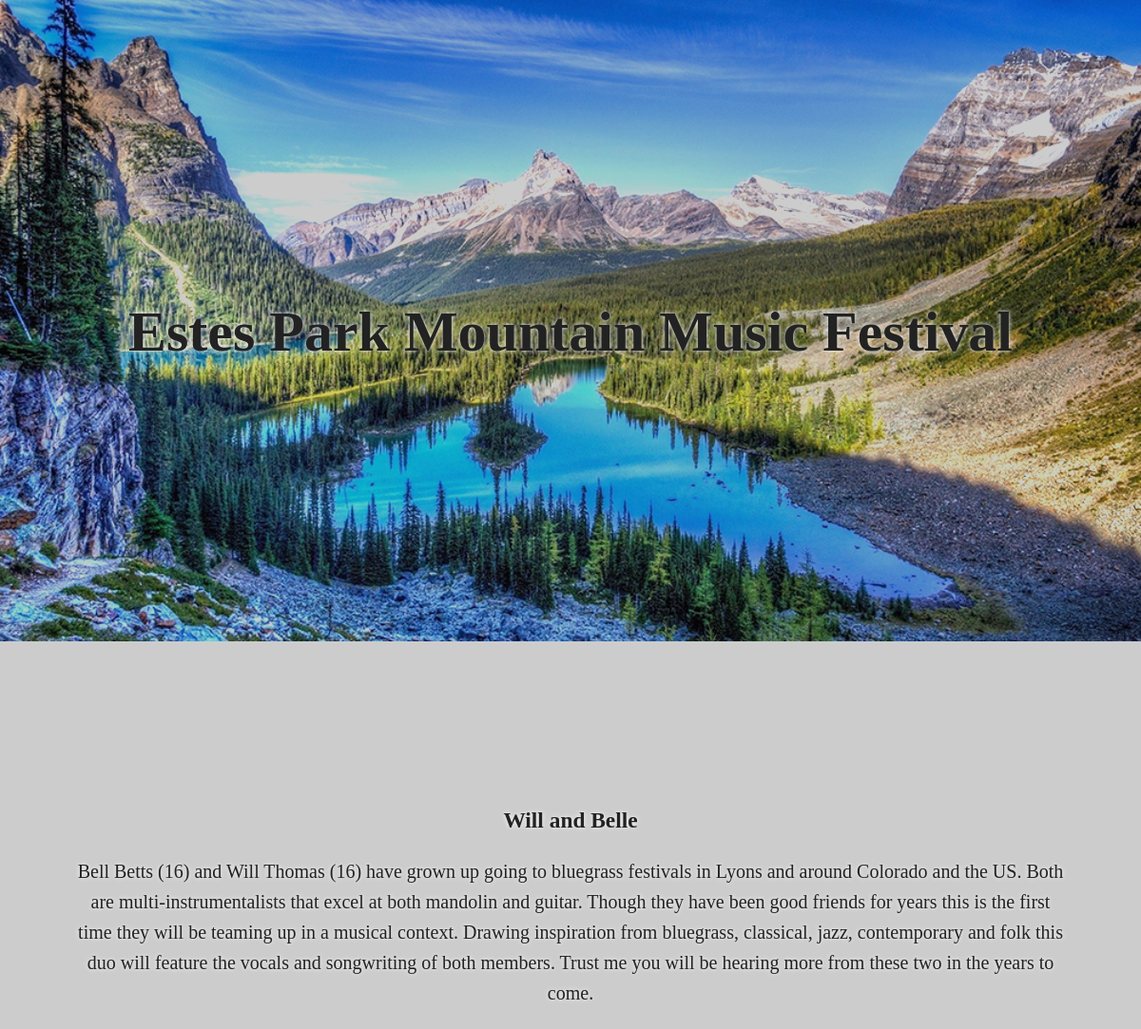
Before: /band/6/ with the older database file.
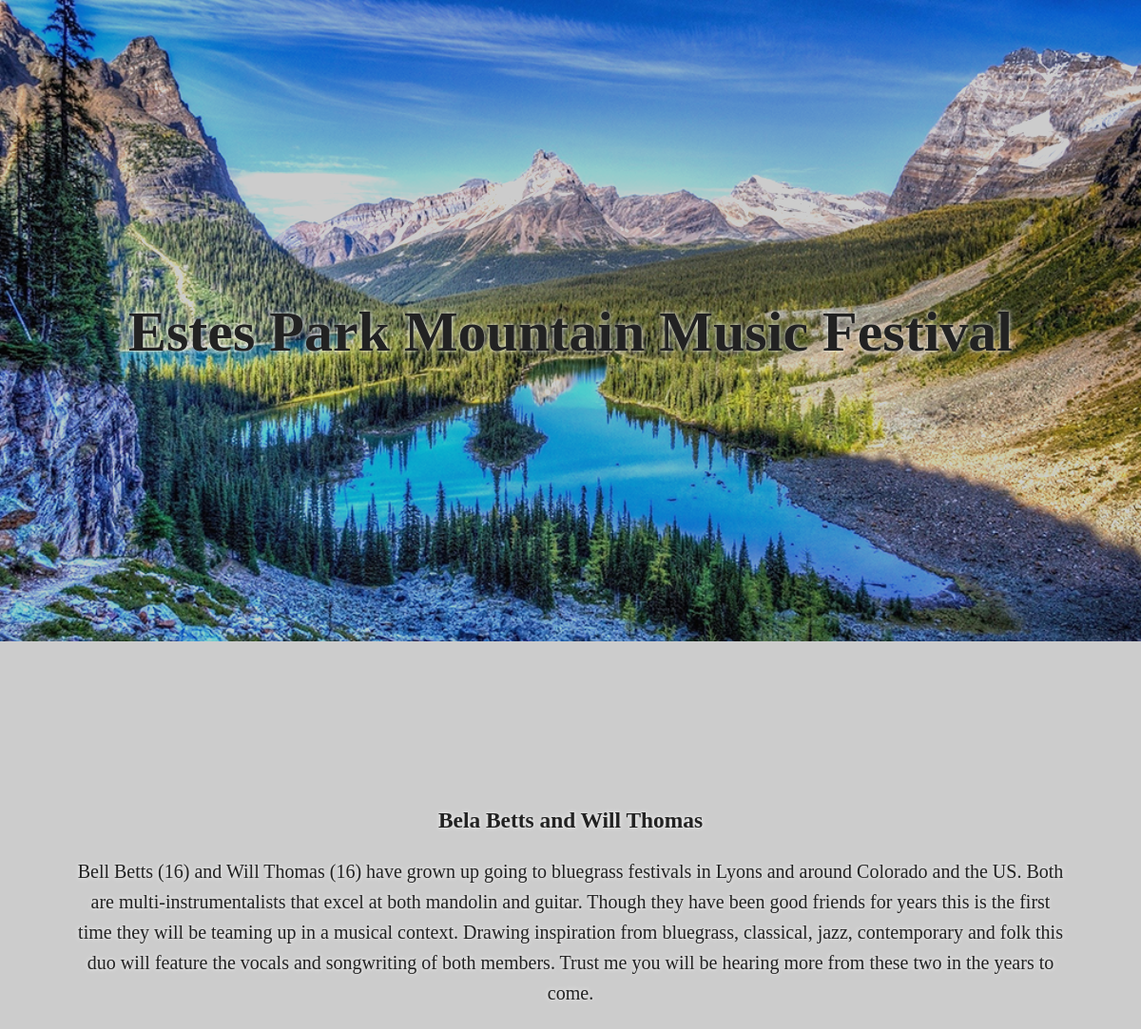
After: the same page with the newer database file.
### bands/models.py (models this page shows, shortened)
class band(models.Model):
    priority = models.CharField(max_length=2)
    name = models.CharField(max_length=255)
    description = models.TextField(blank=True, null=True)
    short_description = models.CharField(blank=True, null=True, max_length=100)
    video = models.URLField(max_length=200, blank=True, null=True)
    website = models.URLField(max_length=200, blank=True, null=True)

### bands/views.py (the view)
# urls.py: url(r'^band/(?P<pk>\d+)/$', band_details, name='band'),
def band_details(request, pk):
    bandx = get_object_or_404(band, pk=pk)
    return render(request, 'band_detail.html', {'band': bandx})

### Templates/band_detail.html (shortened to what this page needs)
{% extends '_partials/base.html' %}
{% block content %}
    <h3>
      {% if band.website %}<a href="{{ band.website }}" class="name"> {% endif %} {{ band.name }} {% if band.website %}</a> {% endif %}
    </h3>
    <p>{{ band.description }}</p>
{% endblock content %}

Changed rows visible on the page:
changed band: name "Will and Belle" → "Bela Betts and Will Thomas"
